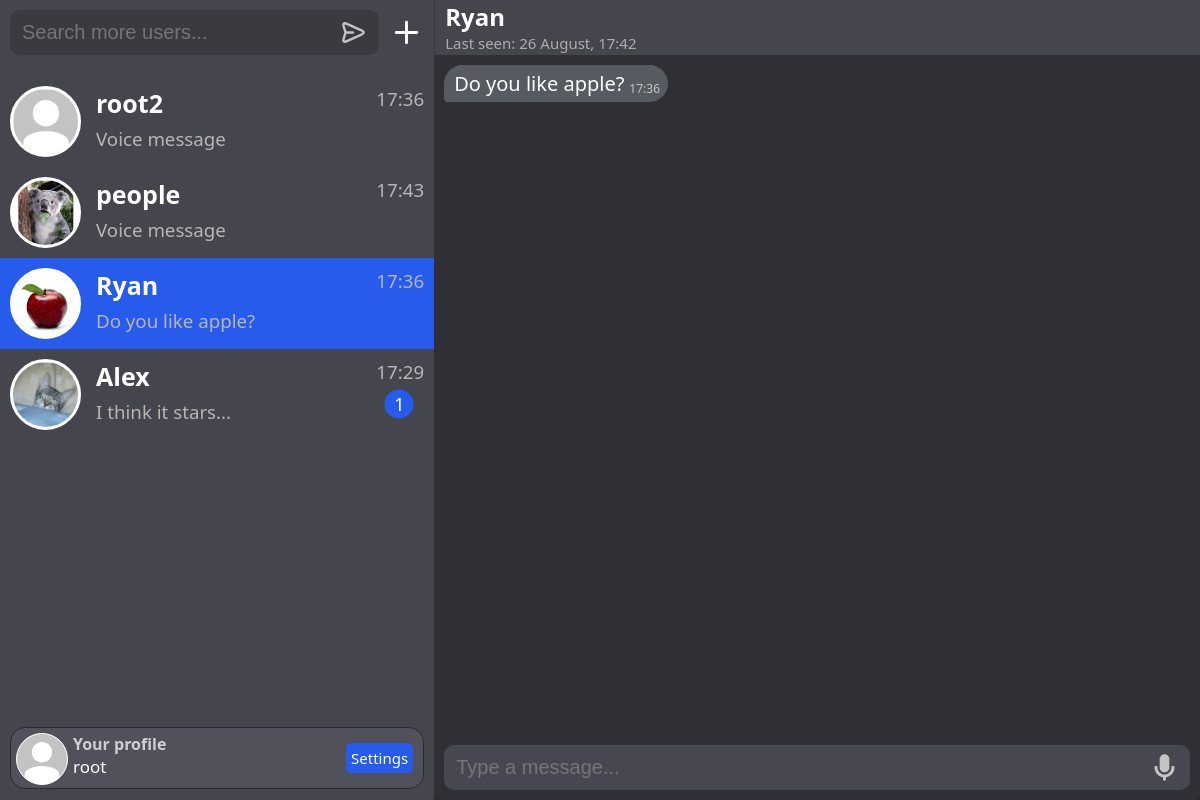
Page /chat/4 (signed in) on the earlier database version.
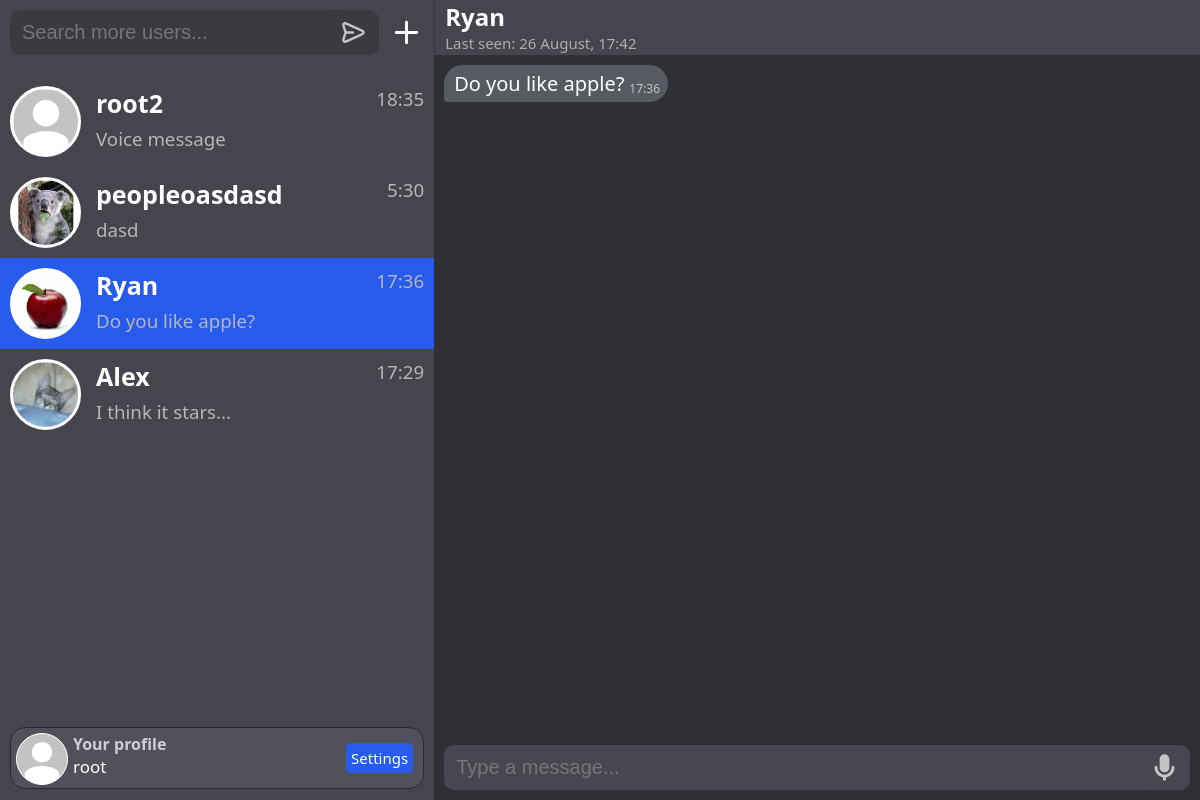
Same page on the later database version.
### chat/models.py (models this page shows, shortened)
class Chat(models.Model):
    participants = models.ManyToManyField(User)
    time_create = models.DateTimeField(auto_now_add=True)

class Messages(models.Model):
    message_type = models.TextField(max_length=255)
    user = models.ForeignKey(User, on_delete=models.SET_NULL, blank=True, null=True)
    content = models.TextField(max_length=255)
    time_create = models.DateTimeField(auto_now_add=True)
    read = models.BooleanField(default=False)
    chat_id = models.IntegerField()

class Group(models.Model):
    root = models.ForeignKey(User, on_delete=models.SET_NULL, blank=True, null=True)
    name = models.CharField(max_length=255)
    avatar = models.ImageField(upload_to=groups_directory_path, default='default_group_avatar.jpg')
    bio = models.TextField(max_length=255, default='No bio')
    participants = models.ManyToManyField(User, related_name='participant_groups')
    admins = models.ManyToManyField(User, related_name='admin_groups')
    time_create = models.DateTimeField(auto_now_add=True)
    USERNAME_FIELD = 'root'

class GroupMessages(models.Model):
    message_type = models.TextField(max_length=255)
    user = models.ForeignKey(User, on_delete=models.SET_NULL, blank=True, null=True)
    content = models.TextField(max_length=255)
    time_create = models.DateTimeField(auto_now_add=True)
    read = models.BooleanField(default=False)
    chat_id = models.IntegerField()

class Profile(models.Model):
    user = models.OneToOneField(User, on_delete=models.CASCADE)
    avatar = models.ImageField(upload_to=user_directory_path, default='default_avatar.jpg')
    bio = models.TextField(max_length=255, blank=True, default='No bio')
    last_online = models.DateTimeField(auto_now=True, blank=True, null=True)
    status_online = models.BooleanField(blank=True, default=False)

### chat/views.py (the view)
# urls.py: path("chat/<int:room_name>", ChatPage.as_view(), name="chat-page"),
class ChatPage(DataMixin, LoginRequiredMixin, TemplateView):
    template_name = 'chat/chatPage.html'
    login_url = 'login'
    def get_context_data(self, **kwargs):
        user, messages = self.get_messages_info(kwargs['room_name'])
        context = super().get_context_data(**kwargs)
        c_def = self.get_user_context(room_name=kwargs['room_name'], title=f"Chat with {user}",
                                      mate_user=user, messages=messages, type_page='chat')
        return dict(list(context.items()) + list(c_def.items()))
    def get_messages_info(self, room_name):
        chat = Chat.objects.get(pk=room_name)
        chat_users = chat.participants.all()
        if self.request.user in chat_users:
            messages = Messages.objects.filter(chat_id=room_name)
            user = chat_users[0] if self.request.user != chat_users[0] else chat_users[1]
            return user, messages
        else:
            redirect('home')

### chat/templates/chat/chatPage.html (shortened to what this page needs)
{% extends 'chat/base.html' %}
{% load static %}
{% block head %}
<link rel="stylesheet" href="{% static 'chat/css/audio.css' %}" type="text/css">
{% endblock %}
{% block content %}
<div class="chat">
        <div class="chat-user-info">
            <div style="display: flex">
            <a style="width: 100%;" href="{% url 'user_profile' username=mate_user.username%}">
            <h2>{{mate_user}}</h2>
            {% if mate_user.profile.status_online == True %}
            <div class="chat-user-info-status-online">online</div>
            {% else%}
            <div class="chat-user-info-status-offline" title="{{mate_user.profile.last_online|date:'d F, Y, H:i'}}">
                Last seen: {{mate_user.profile.last_online|date:'d F, H:i'}}
            </div>
            {% endif %}
        </div>
        </div>
        <div id="chat">
            {% for message in messages %}
            {% if message.message_type == 'text' %}
                {% if message.user.id == request.user.id %}
                <div id='message-{{message.id}}' class="my-message"
                onmouseover="showDots('{{message.id}}')" onmouseout="hideDots('{{message.id}}')">
                    <div style="display:flex">
                        <div class="message-content">{{message.content}}</div>
                        <div class='message-info'>
                        <a href="{% url 'delete-message' message_id=message.id from_chat=room_name %}">
                            <div class="message-dots">
                                    <img id='dots-{{message.id}}' class="message-dots-img" src="{% static 'chat/svg/trash.svg' %}">
                            </div>
                        </a>
                        <div class="message-time" title="{{message.time_create}}">{{message.time_create|date:"G:i"}}
                            <div class="message-status">
                                {% if message.read == 1 %}
                                    <img class="message-status-img" src="{% static 'chat/svg/check_mark_true.svg' %}">
                                {% else %}
                                    <img class="message-status-img" src="{% static 'chat/svg/check_mark_false.svg' %}">
                                {% endif %}
                            </div>
                        </div>
                    </div>
                    </div>
                </div>
                {% else %}
                    <div id='message-{{message.id}}' class="mate-message"
                    onmouseover="showDots('{{message.id}}')" onmouseout="hideDots('{{message.id}}')">
                        <div style="display:flex">
                            <div class="message-content">{{message.content}}</div>
                            <div class="message-time" title="{{message.time_create}}">{{message.time_create|date:"G:i"}}</div>
                        </div>
                    </div>
                {% endif %}
                {% endif %}
        {% endfor %}
        </div>
        <div id='message-input-text' class="message-input">
            <div style="padding: 0 5px 0 5px; width: 90%;">
                <input id="chat-message-input" placeholder="Type a message..." type="text" size="100">
            <br></div>
            <div style="margin-left: auto;">
                <button id="chat-message-mic"><img class="users-chats-send-button" src="{% static 'chat/svg/mic.svg' %}"></button>
            </div>
        </div>
    </div>
</div>
{% endblock %}

### chat/templates/chat/base.html (shortened to what the changed rows need)
{% load static %}
<!DOCTYPE html>
<html>
<head>
    <link rel="stylesheet" href="{% static 'chat/css/styles.css' %}" type="text/css">
    {% block head %}
    {% endblock %}
</head>
<body>
<div class="full-page">
    <div class="users-chats">
        <div class="users-chats-list">
            {% for chat in chats %}
            {% if chat.chat.pk == room_name %}
                {% if chat.type == 'chat' %}
                    {% if chat.type == type_page %}
                    <a href="/chat/{{chat.chat.pk}}"><div class="users-chats-list-user-selected">
                    {% else %}
                    <a href="/chat/{{chat.chat.pk}}"><div id="chat-{{chat.chat.pk}}" class="users-chats-list-user">
                    {% endif %}
                {% else %}
                {% if chat.type == type_page %}
                    <a href="/group/{{chat.chat.pk}}"><div class="users-chats-list-user-selected">
                {% else %}
                    <a href="/group/{{chat.chat.pk}}"><div id="group-{{chat.chat.pk}}" class="users-chats-list-user">
                {% endif %}
                {% endif %}
            {% else %}
                {% if chat.type == 'chat' %}
                    <a href="/chat/{{chat.chat.pk}}"><div id="chat-{{chat.chat.pk}}" class="users-chats-list-user">
                {% else %}
                    <a href="/group/{{chat.chat.pk}}"><div id="group-{{chat.chat.pk}}" class="users-chats-list-user">
                {% endif %}
                {% if chat.count_read > 0 and chat.count_read < 100 %}
                    <div class="user-chats-list-notread">{{chat.count_read}}</div>
                {% elif chat.count_read >= 100 %}
                    <div class="user-chats-list-notread">99</div>
                {% endif %}
            {% endif %}
            <div id='avatar-{{ chat.mate.pk }}' style="display: flex; position: relative;">
                <div class='user-chats-list-avatar'>
                    {% if chat.type == 'chat' %}
                        <img class="user-chats-list-avatar-img" src="{{ chat.mate.profile.avatar.url }}">
                    {% else %}
                        <img class="user-chats-list-avatar-img" src="{{ chat.chat.avatar.url }}">
                    {% endif %}
                </div>
                <div style="display: grid;">
                    {% if chat.type == 'chat' %}
                        <h1 class="users-name-style">{{chat.mate}}</h1>
                    {% else %}
                        <h1 class="users-name-style">{{chat.chat.name}}</h1>
                    {% endif %}
                    {% if chat.message.message_type == 'text' %}
                        {% if chat.message.content|length > 20%}
                            <h3 id="message-{{chat.chat.pk}}" class="users-chats-list-last-message">{{chat.message.content|slice:":17" }}...</h3>
                        {% else %}
                            <h3 id="message-{{chat.chat.pk}}" class="users-chats-list-last-message">{{chat.message.content|slice:":20" }}</h3>
                        {% endif %}
                    {% elif chat.message.message_type == 'audio' %}
                        <h3 id="message-{{chat.chat.pk}}" class="users-chats-list-last-message">Voice message</h3>
                    {% endif %}
                </div>
                <div style="display: flex; margin-inline-start: auto;">
                    <h3 id="time-{{chat.chat.pk}}" title="{{chat.message.time_create}}" class="users-chats-list-last-message">{{chat.message.time_create|date:"G:i"}}</h3>
                </div>
            </div>
            </div></a>
            {% endfor %}
        </div>
    </div>
{% block content %}
{% endblock %}
</body>
</html>

Differences in the rows shown:
computed for Chat "root2": message.time_create "17:36" → "18:35"
changed Group: chat.name "people" → "peopleoasdasd"; message.content (not shown) → "dasd"; message.time_create "17:43" → "5:30"; no longer shows "Voice message"
shown differently, row unchanged: Chat "Alex": count_read "1" → (not shown)
